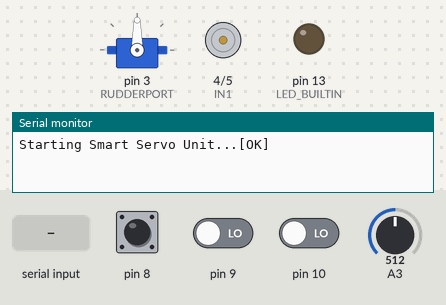
The sketch below on a simulated Arduino Uno, built with avr-gcc and run on an emulated ATmega328P. Shown: servo, motor-driver pin pairs drawn as motors (green arrow = first pin HIGH = forward, orange = second pin HIGH = backward, longer = more drive, scaled by the enable pin), output pins drawn as LEDs (lit = HIGH), the last lines printed to the serial monitor. The inputs (shaded band) are chosen by the test bench; at power-on: A3 = 512, pin 8 LOW, pin 9 LOW, pin 10 LOW.

Above: at 0.01 s.
At 1.2 s:
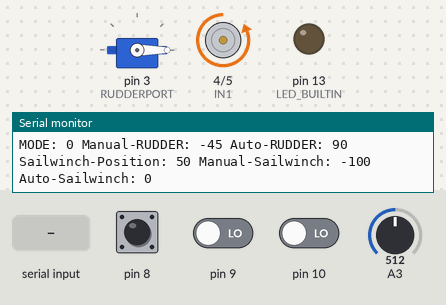
1.3 s: A3 set to 114
2.8 s: A3 set to 94
5.8 s: "SetRudder(\n" received over Serial
7.5 s: "SetWinch(\n" received over Serial
13.5 s: pin 8 pulsed HIGH 2 times (0.12 s each, 0.3 s apart)
Timing chart, 0 to 16.5 s (numbered marks = the images above; inputs shaded):
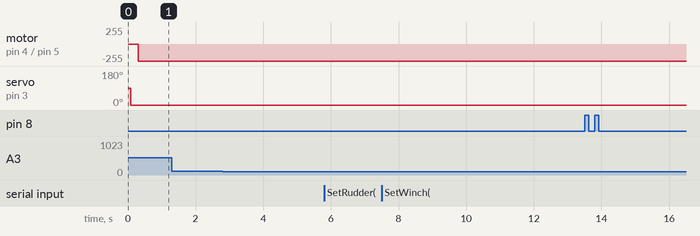

The sketch:

smartservo-0.3.ino
```cpp
// Get a String by Serial USB, & run a single LM298 to command the Sailwinch, and a Servo for rudder direction.
// A3 is a potentiometer multiturn of 10k lineal
// SetRudder(99)\n (99 is an angle between 0-180 for a servo, 90 is the initial angle, centered.)
// SetWinch(99)\n (99 is a percentage between 0%-99% of the sailwinch travel)
// https://github.com/hernancurras/smartservo
//

#include <Servo.h>

Servo rudder;  // create servo object to control a servo

String inputString = "";         // a String to hold incoming data
String value = "";

bool stringComplete = false;     // whether the string is complete
int xf, xo, distance = 0;        // Sailwinch
int angle = 90, newangle = 90;   // Rudder

// MECANICAL ENDPOINTS
int RUDDER_MIN_ENDPOINT = 45;     // Anly value from (0-180). Default 0
int RUDDER_MAX_ENDPOINT = 135;   // Anly value from (0-180). Default 180
int SAILWINCH_MIN_ENDPOINT = 0;   // Anly value from (0-100). Default 0
int SAILWINCH_MAX_ENDPOINT = 100;  // Anly value from (0-100). Default 100

int const MAXSPEED = 255;        // PWM Max Speed with 12v power
int const WINCH_TOLERANCE = 5;   // 5% of tolerance between distance(xo-xf) stops the sailwinch
int const WINCH_SLOW = 15;       // 15% of distance(xo-xf) sailwinch slows the speed

// Sailwinch Driver ports ENA (PWM), IN1, IN2 (Direction)
int const ENA = 6;
int const IN1 = 4;
int const IN2 = 5;

int const RUDDERPORT = 3;

unsigned long intervalwinch = 200;    // Miliseconds to wait the Winch
unsigned long intervalrudder = 40;   // Miliseconds to wait the rudder servo turn (response latency) 200ms -> 5Hz

unsigned long previousMillisrudder, previousMilliswinch = 0; // millis() returns an unsigned long.

unsigned long counter_1, counter_2, counter_3, counter_4, current_count; //We create variables for the time width values of each PWM input signal
byte last_CH1_state, last_CH2_state, last_CH3_state, last_CH4_state; //We create 4 variables to stopre the previous value of the input signal (if LOW or HIGH)

int input_RUDDER;     //In my case channel 1 of the receiver and pin D8 of arduino
int input_MODE;       //In my case channel 2 of the receiver and pin D9 of arduino
int input_SAILWINCH;  //In my case channel 3 of the receiver and pin D10 of arduino

int NAVMODE = 0;      //NAVMODE = 0 (Manual, Default), 1 (Auto)

void setup() {

  PCICR |= (1 << PCIE0);    //enable PCMSK0 scan
  PCMSK0 |= (1 << PCINT0);  //Set pin D8 trigger an interrupt on state change.
  PCMSK0 |= (1 << PCINT1);  //Set pin D9 trigger an interrupt on state change.
  PCMSK0 |= (1 << PCINT2);  //Set pin D10 trigger an interrupt on state change.

  rudder.attach(RUDDERPORT);  // attaches the servo object to a Digital port

  pinMode (ENA, OUTPUT);
  pinMode (IN1, OUTPUT);
  pinMode (IN2, OUTPUT);
  pinMode(LED_BUILTIN, OUTPUT);

  Serial.begin(9600);
  Serial.println("Starting Smart Servo Unit...[OK]");

  inputString.reserve(50);    // reserve 50 bytes for the inputString:
}

void ForwardWinch (int speed)
{
 digitalWrite (IN1, HIGH);
 digitalWrite (IN2, LOW);
 analogWrite (ENA, speed);
}

void BackwardWinch (int speed)
{
 digitalWrite (IN1, LOW);
 digitalWrite (IN2, HIGH);
 analogWrite (ENA, speed);
}

void StopWinch ()
{
 digitalWrite (IN1, LOW);
 digitalWrite (IN2, LOW);
 analogWrite (ENA, 0);
}

void MoveSailwinch(int origin, int destination)
{
  // Strategy -> if it is far away distance = abs(x0-xf), set 100% speed,
  //                    if it is WINCH_SLOW% closer, set maxspeed-150 (255-150=105 -> 40% speed)
  //                          if it is WINCH_TOLERANCE% or less, stop the winch.

  int distance = 0;
  int sailwinchspeed = 0;

  distance = abs(origin-destination);

  if (distance >= WINCH_TOLERANCE && distance < WINCH_SLOW) sailwinchspeed = (MAXSPEED - 150);
  else sailwinchspeed = MAXSPEED;

  if ( distance > WINCH_TOLERANCE) {
    if (origin < destination) {
      ForwardWinch(sailwinchspeed);
      digitalWrite(LED_BUILTIN, HIGH);
    }
    else {
      BackwardWinch(sailwinchspeed);
      digitalWrite(LED_BUILTIN, HIGH);
    }
  }
  else {
    StopWinch();
    digitalWrite(LED_BUILTIN, LOW);
  }
}

void loop() {

  int firstClosingBracket, secondClosingBracket = 0;
  int manual_RUDDER = 90, manual_SAILWINCH = 0;
  unsigned long currentMillis = millis(); // save the current time

  if (input_MODE < 1500) {
    NAVMODE = 0;
  }
  else {
    NAVMODE = 1;
  }

  manual_SAILWINCH = map(input_SAILWINCH, 1000, 2000, SAILWINCH_MIN_ENDPOINT, SAILWINCH_MAX_ENDPOINT);
  manual_RUDDER = map(input_RUDDER, 1000, 2000, RUDDER_MIN_ENDPOINT, RUDDER_MAX_ENDPOINT);

// print the string when a newline arrives:
  if (stringComplete) {
//  Serial.println(inputString);

  if (inputString.startsWith("SetRudder(") || inputString.startsWith("SetWinch(")) {
  firstClosingBracket = inputString.indexOf('(') + 1;
  secondClosingBracket = inputString.indexOf(')');
  }

  if (inputString.startsWith("SetWinch(")) {

    value = (inputString.substring(firstClosingBracket,secondClosingBracket));
    xf = value.toInt();

    if ((xf > SAILWINCH_MAX_ENDPOINT) || (xf < SAILWINCH_MIN_ENDPOINT)) {
    xf = xo;
    Serial.println("ERROR: The newwinch (xf) position received is out of range");
    }

    Serial.print("New Instruction set Sailwinch from (xo): ");Serial.print(xo);
    Serial.print(" to (xf): ");Serial.println(xf);
  }

  if (inputString.startsWith("SetRudder(")) {

    value = (inputString.substring(firstClosingBracket,secondClosingBracket));
    newangle = value.toInt();

    if ((newangle > RUDDER_MAX_ENDPOINT) || (newangle < RUDDER_MIN_ENDPOINT)) {
    newangle = angle;
    Serial.println("ERROR: The newangle received is out of range");
    }

    Serial.print("New Instruction set Rudder Angle (angle): ");Serial.print(angle);
    Serial.print(" to (newangle): ");Serial.println(newangle);
  }

    // clear the string to receive a new message
    inputString = "";
    value = "";
    stringComplete = false;
  }

  //Set Winch
  if ((unsigned long)(currentMillis - previousMilliswinch) >= intervalwinch) {

  xo = map(analogRead(A3), 0, 1024, 0, 100);

    if (NAVMODE == 0) {
      MoveSailwinch(xo,manual_SAILWINCH);
    }

    if (NAVMODE == 1) {
      MoveSailwinch(xo,xf);
      //you can calculate the time here to set a new intervalrudder, considering dist(angle,newangle) to wait a new command to move the servo
      //probably not needed to prevent commands latency on the rudder.
    }

      previousMilliswinch = millis();
      //you can calculate the time here to set a new intervalwinch, considering dist(xo,xf) to wait a new command to move the sailwinch
      //is a must since the sailwinch travel are large.
    }


  //Set Rudder
  if ((unsigned long)(currentMillis - previousMillisrudder) >= intervalrudder) {

    if (NAVMODE == 0) {
      digitalWrite(LED_BUILTIN, HIGH);
      rudder.write(manual_RUDDER);
    }

    if (NAVMODE == 1) {
      digitalWrite(LED_BUILTIN, HIGH);
      rudder.write(newangle);
      //you can calculate the time here to set a new intervalrudder, considering dist(angle,newangle) to wait a new command to move the servo
      //probably not needed to prevent commands latency on the rudder.
    }

    digitalWrite(LED_BUILTIN, LOW);
    previousMillisrudder = millis();
    //you can calculate the time here to set a new intervalrudder, considering dist(angle,newangle) to wait a new command to move the servo
    //probably not needed to prevent commands latency on the rudder.

    angle = newangle;

  }

  Serial.print("MODE: ");
  Serial.print(NAVMODE);

  Serial.print(" Manual-RUDDER: ");
  Serial.print(manual_RUDDER);

  Serial.print(" Auto-RUDDER: ");
  Serial.print(angle);

  Serial.print(" Sailwinch-Position: ");
  Serial.print(xo);

  Serial.print(" Manual-Sailwinch: ");
  Serial.print(manual_SAILWINCH);

  Serial.print(" Auto-Sailwinch: ");
  Serial.println(xf);

}

//------------------------------------------------------------------------------------------------------------------------------------------------------------

void serialEvent() {
  while (Serial.available()) {
    // get the new byte:
    char inChar = (char)Serial.read();
    // add it to the inputString:
    inputString += inChar;
    // if the incoming character is a newline, set a flag so the main loop can, do something about it:
    if (inChar == '\n') {
      stringComplete = true;
    }
  }
}

//This is the interruption routine

ISR(PCINT0_vect){

  current_count = micros();

  ///////////////////////////////////////Channel 1 - RUDDER
  if(PINB & B00000001){                              //We make an AND with the pin state register, We verify if pin 8 is HIGH???
    if(last_CH1_state == 0){                         //If the last state was 0, then we have a state change...
      last_CH1_state = 1;                            //Store the current state into the last state for the next loop
      counter_1 = current_count;                     //Set counter_1 to current value.
    }
  }
  else if(last_CH1_state == 1){                      //If pin 8 is LOW and the last state was HIGH then we have a state change
    last_CH1_state = 0;                              //Store the current state into the last state for the next loop
    input_RUDDER = current_count - counter_1;   //We make the time difference. Channel 1 is current_time - timer_1.
  }

  ///////////////////////////////////////Channel 2 - MODE (AUTO-MANUAL)
  if(PINB & B00000010 ){                             //pin D9 -- B00000010
    if(last_CH2_state == 0){
      last_CH2_state = 1;
      counter_2 = current_count;
    }
  }
  else if(last_CH2_state == 1){
    last_CH2_state = 0;
    input_MODE = current_count - counter_2;
  }

  ///////////////////////////////////////Channel 3 - SAILWINCH (Throttle, mode B receiver)
  if(PINB & B00000100 ){                             //pin D10 - B00000100
    if(last_CH3_state == 0){
      last_CH3_state = 1;
      counter_3 = current_count;
    }
  }
  else if(last_CH3_state == 1){
    last_CH3_state = 0;
    input_SAILWINCH = current_count - counter_3;

  }

}
```
